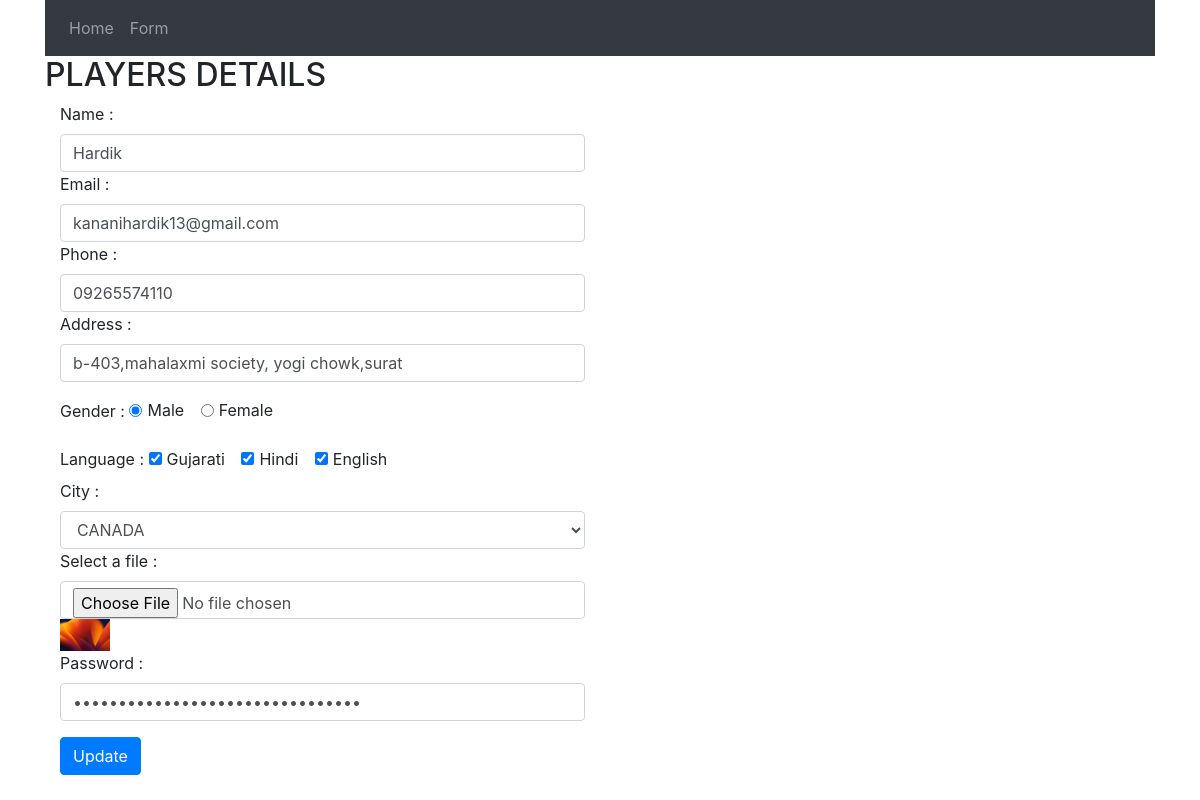
Screenshot of /crud/edit.php?id=1 with the database file from the repository.
### tables this page shows
CREATE TABLE `cru` (
  `id` int(24) NOT NULL,
  `name` varchar(255) NOT NULL,
  `email` varchar(255) NOT NULL,
  `phone` varchar(255) NOT NULL,
  `address` varchar(255) NOT NULL,
  `gender` varchar(200) NOT NULL,
  `language` varchar(255) NOT NULL,
  `city` varchar(255) NOT NULL,
  `password` varchar(255) NOT NULL,
  `file` varchar(255) NOT NULL
);

### crud/edit.php (the view, shortened to what this page needs)
<!DOCTYPE html>
<html lang="en">
<head>
     <link rel="stylesheet" href="https://cdn.jsdelivr.net/npm/bootstrap@4.6.2/dist/css/bootstrap.min.css">
</head>
<body>
     <?php
     include "hedar.php";
     include "db.php";
     if (isset($_GET["id"])) {
          $getid = $_GET["id"];
          $sql = "SELECT * FROM cru WHERE id = '$getid'";
          $result = mysqli_query($conn, $sql);
          if ($result->num_rows > 0) {
               while ($row = $result->fetch_assoc()) {
                    $gender = $row["gender"];
                    $language = explode(',', $row["language"]);
                    $city = $row["city"];
     ?>
                    <div class="container">
                         <h2>PLAYERS DETAILS</h2>
                         <form action="update.php" class="roe g-3" method="post" enctype="multipart/form-data">
                              <div class="col-md-6">
                                   <label for="name" class="form-label">Name :</label>
                                   <input type="text" class="form-control" name="name" id="name" value="<?php echo $row['name'] ?>">
                              </div>
                              <div class="col-md-6">
                                   <label for="email" class="form-label">Email :</label>
                                   <input type="email" class="form-control" name="email" id="email" value="<?php echo $row['email'] ?>">
                              </div>
                              <div class="col-md-6">
                                   <label for="phone" class="form-label">Phone :</label>
                                   <input type="phone" class="form-control" name="phone" id="phone" value="<?php echo $row['phone'] ?>">
                              </div>
                              <div class="col-md-6">
                                   <label for="address" class="form-label">Address :</label>
                                   <input type="address" class="form-control" name="address" id="address" value="<?php echo $row['address'] ?>">
                              </div>
                              <div class="col-md-6">
                                   <label for="">Gender :</label>
                                   <div class="form-check form-check-inline">
                                        <input type="radio" class="form-check-input" name="gender" id="male" value="male" <?php if ($gender == "male") {
                                                                                                                                  echo "checked";
                                                                                                                             } ?>>
                                        <label for="male" class="form-check-label">Male</label>
                                   </div>
                                   <div class="form-check form-check-inline mt-3">
                                        <input type="radio" class="form-check-input" name="gender" id="female" value="female" <?php if ($gender == "female") {
                                                                                                                                       echo "checked";
                                                                                                                                  } ?>>
                                        <label for="female" class="form-check-label">Female</label>
                                   </div>
                              </div>
                              <div class="col-md-6 mt-3">
                                   <label for="">Language :</label>
                                   <div class="form-check form-check-inline">
                                        <input type="checkbox" class="form-check-input" name="language[]" id="gujarati" value="gujarati" <?php if (in_array('gujarati', $language)) {
                                                                                                                                                 echo "checked";
                                                                                                                                            } ?>>
                                        <label for="gujarati" class="form-check-label">Gujarati</label>
                                   </div>
                                   <div class="form-check form-check-inline">
                                        <input type="checkbox" class="form-check-input" name="language[]" id="hindi" value="hindi" <?php if (in_array('hindi', $language)) {
                                                                                                                                            echo "checked";
                                                                                                                                       } ?>>
                                        <label for="hindi" class="form-check-label">Hindi</label>
                                   </div>
                                   <div class="form-check form-check-inline">
                                        <input type="checkbox" class="form-check-input" name="language[]" id="english" value="english" <?php if (in_array('english', $language)) {
                                                                                                                                            echo "checked";
                                                                                                                                       } ?>>
                                        <label for="english" class="form-check-label">English</label>
                                   </div>
                              </div>
                              <div class="col-md-6">
                                   <label for="city" class="form-label">City :</label>
                                   <select name="city" id="city" class="form-control">
                                        <option value="CANADA" <?php if ($city == "CANADA") {
                                                                      echo "selected";
                                                                 } ?>>CANADA</option>
                                   </select>
                              </div>
                              <div class="col-md-6">
                                   <label for="file" class="form-label">Select a file :</label>
                                   <div class="">
                                        <input type="file" class="form-control" name="file" id="file">
                                        <img src="<?php echo $row['file'] ?>" width="50">
                                   </div>
                              </div>
                              <div class="col-md-6">
                                   <label for="password" class="form-label">Password :</label>
                                   <input type="password" class="form-control" name="password" id="password" value="<?php echo $row['password'] ?>">
                              </div>
                              <div class="col-12 mt-3">
                                   <button type="submit" name="submit" class="btn btn-primary">Update</button>
                              </div>
                         </form>
                    </div>
     <?php
               }
          }
     }
     ?>
</body>
</html>

### rows the page displays
cru: name "Hardik", email "kananihardik13@gmail.com", phone "09265574110", address "b-403,mahalaxmi society, yogi chowk,surat", gender "☑ Male", gender "☐ Female", language "☑", city "CANADA", file (picture)
